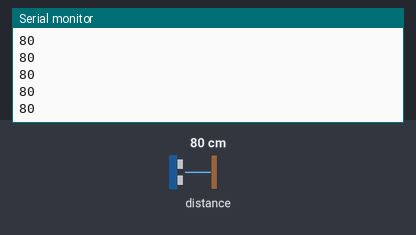
Bench run of a sketch on a simulated Arduino Uno, built with avr-gcc and run on an emulated ATmega328P. Parts: the last lines printed to the serial monitor. The inputs (shaded band) are chosen by the test bench; at power-on: distance to the obstacle 80 cm. The echo pulse lasts 58.3 µs per cm.

Above: at 1.2 s.
1.3 s: distance to the obstacle set to 2 cm
At 2.4 s:
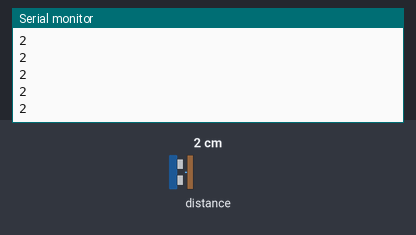
2.8 s: distance to the obstacle set to 4 cm
At 3.4 s:
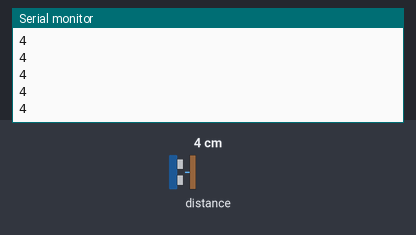
Timing chart, 0 to 5.8 s (numbered marks = the images above; inputs shaded):
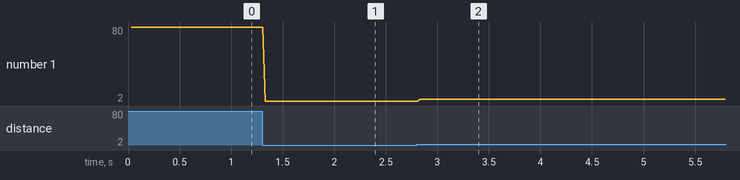

The sketch:

Ultrasound.ino
```cpp
long a;
#include "SR04.h"
#define TRIG_PIN 0
#define ECHO_PIN 4
SR04 sr04 = SR04(ECHO_PIN,TRIG_PIN);

void setup() {
  // put your setup code here, to run once:
  Serial.begin(115200);
}

void loop() {
  // put your main code here, to run repeatedly:
  a=sr04.Distance();
  Serial.println(a);
}
```

Measured:
- after the input at 1.3 s, the serial monitor: prints a new line at once (image 1)
- after the input at 2.8 s, the serial monitor: prints a new line at once (image 2)
- plotted number 1: 80 → 2 after the input at 1.3 s, 2 → 4 after the input at 2.8 s
